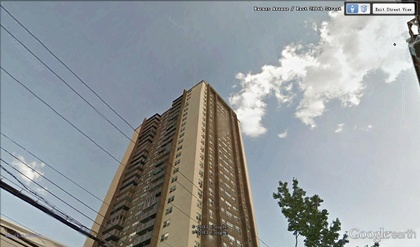
%> input picture example_street_image.jpg, 420 x 247 px, shrunk from 1116 x 657 before the run
$ octave demo.m   (GNU Octave 9; MATLAB toolbox functions it lacks are replaced by stand-ins)
%> lines starting %> are read from the running program, lines starting %| are printed output that depends on the picture; in (x1, y1, x2, y2) boxes, pixels count from 0 and x2, y2 are one past the last pixel; in counts of white or black regions, pixels touching at a corner belong together; the program's own positions count from 1
%> further down, img is the input picture: size 247x420x3 uint8; mean R, G, B 149.2, 154.8, 157.4
### street_image_proc/imgSegmentation.m
function [ L ] = imgSegmentation( img,display )
%> called with display = 0
%convert to gray
I=rgb2gray(img);
%detect gradient
hy=fspecial('sobel');
hx=hy';
Iy=imfilter(double(I),hy,'replicate');
Ix=imfilter(double(I),hx,'replicate');
gradmag=sqrt(Ix.^2+Iy.^2);
%opening and closing
se=strel('disk',20);
Io=imopen(I,se);
Ie=imerode(I,se);
Iobr=imreconstruct(Ie,I);
Ioc=imclose(Io,se);
Iobrd=imdilate(Iobr,se);
Iobrcbr=imreconstruct(imcomplement(Iobrd),imcomplement(Iobr));
Iobrcbr=imcomplement(Iobrcbr);
fgm=imregionalmax(Iobrcbr);
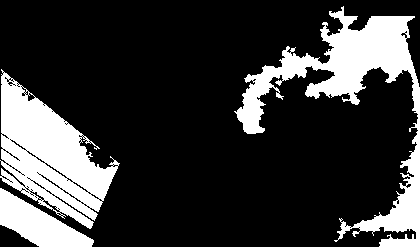
%> fgm: size 247x420 logical; 21.8% white; 3 white regions, box (x1, y1, x2, y2) and area: (234, 6, 420, 247) 10832, (0, 69, 120, 229) 9175, (0, 188, 94, 247) 2643
se2=strel(ones(5,5));
fgm2=imclose(fgm,se2);
%> fgm2: size 247x420 logical; 23.4% white; 2 white regions, box (x1, y1, x2, y2) and area: (0, 69, 120, 247) 12751, (234, 6, 420, 247) 11561
fgm3=imerode(fgm2,se2);
%> fgm3: size 247x420 logical; 18.9% white; 3 white regions, box (x1, y1, x2, y2) and area: (0, 75, 116, 247) 11153, (239, 13, 413, 132) 6149, (342, 78, 420, 247) 2321
fgm4=bwareaopen(fgm3,20);
%compute background markers
bw=im2bw(Iobrcbr,graythresh(Iobrcbr));
%> bw: size 247x420 logical; 36.2% white; 1 white region, box (x1, y1, x2, y2) and area: (227, 1, 420, 247) 37591
D=bwdist(bw);
DL=watershed(D);
%> DL: size 247x420 uint8; every value is 1
bgm=DL==0;
%> bgm: size 247x420 logical; every value is 0
%watershed
gradmag2=imimposemin(gradmag,bgm|fgm4);
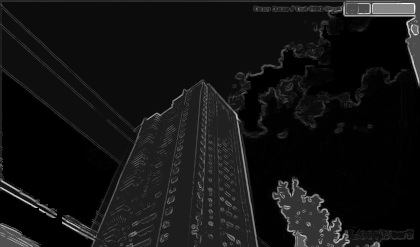
%> gradmag2: size 247x420 double; 18.92% of the values are NaN or infinite; the others: min 1.02, max 1019, mean 97.71; drawn with min black, max white, NaN and infinite black
L=watershed(gradmag2);
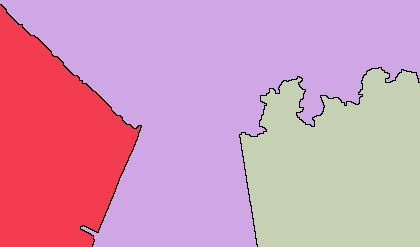
%> L: size 247x420 uint8; 4 distinct labels, from 0 to 3; one colour per label, 0 black
%visualize
Lrgb=label2rgb(L,'jet','w','shuffle');
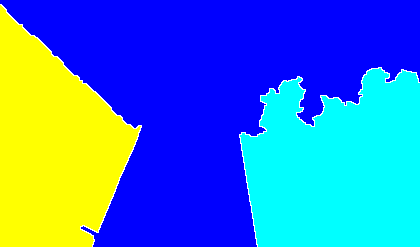
%> Lrgb: size 247x420x3 uint8; mean R, G, B 56.1, 120.2, 201.7
if display==1
    figure,imshow(I),hold on
    himage=imshow(Lrgb);
    set(himage,'AlphaData',0.5);
end
end

### street_image_proc/segSel.m
function [ newimg,mask ] = segSel( img,L )
% selL=L(round(size(L,1)/2),round(size(L,2)/2));
middley=round(size(L,1)/2);
%> middley = 124
middlex=round(size(L,2)/2);
%> middlex = 210
middle=L(middley-10:middley+10,middlex-10:middlex+10);
%> middle: size 21x21 uint8; every value is 2
Ls=unique(middle);
%> Ls = 2
mask=(L==Ls(1));
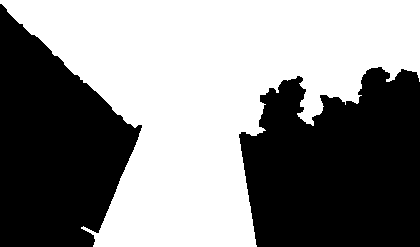
%> mask: size 247x420 logical; 52.9% white; 2 black regions, box (x1, y1, x2, y2) and area: (239, 67, 420, 247) 26727, (0, 4, 142, 247) 22183
for ii=1:length(Ls)
    mask=mask|(L==Ls(ii));
end
%> this loop made 1 pass
imgr=img(:,:,1);
imgg=img(:,:,2);
imgb=img(:,:,3);
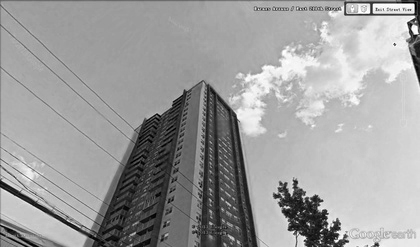
%> imgb: size 247x420 uint8; min 0, max 255, mean 157.4
newr=zeros(size(img,1),size(img,2));
newg=zeros(size(img,1),size(img,2));
newb=zeros(size(img,1),size(img,2));
newr(mask)=imgr(mask);
newg(mask)=imgg(mask);
newb(mask)=imgb(mask);
newimg=img;
newimg(:,:,1)=newr;
newimg(:,:,2)=newg;
newimg(:,:,3)=newb;
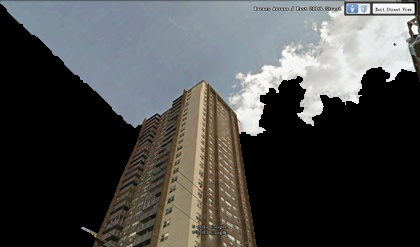
%> newimg: size 247x420x3 uint8; mean R, G, B 74.2, 75.2, 74.5
end

### street_image_proc/lineSegDet.m
function [ lines ] = lineSegDet( img,display )
%> called with display = 0
grayimg=rgb2gray(img);
addpath('./lsd-1.5/');
%> the run ends on the next line
lines=lsd(double(grayimg));

if display==1
    imshow(img);
    hold on;
    for ii=1:length(lines)
        plot([lines(ii,1) lines(ii,3)],[lines(ii,2) lines(ii,4)],'Color','g','LineWidth',1);
    end
    hold off;
end
end

### street_image_proc/run.m
%image segmentation
[ L ] = imgSegmentation( img,0 );
%select central segment
[ newimg,mask ] = segSel( img,L );
%line segment detection
[ lines ] = lineSegDet( newimg,0 );
[ lines ] = filtericons( newimg,lines,0 );
%vp detection
save('lines.tmp', 'lines', '-ascii', '-tabs');
%disp(['[vpdetection] begin, might take a while, please wait...']);
tic
[status, result] = system('vpdetection lines.tmp lines.out');
t = toc;
%disp(['[vpdetection] end, ',num2str(t),' seconds elapsed.']);
out = load('lines.out');
lines = out(:,1:4);
labels = uint8(out(:,5)+1);
%find vp
[ vp,verla ] = findVP( newimg,lines,labels );
%find long lines
longlinenum=min(size(lines,1),70);
[ longlines,longind ] = selLong( newimg,lines,longlinenum,0 );
%detect left & right bounds
[ segsignal,colorsignal,inmasksignal ] = findBuildingRegion( newimg,lines,labels,vp,mask,longind,verla,0 );
[ finalprob,leftbound,rightbound ] = findBuildingFinal( newimg,segsignal,colorsignal,inmasksignal,0 );
[ lbfinal,rbfinal,cutlines,cutlabels,vervp ] = findBuildingImpr( newimg,vp,verla,lines,labels,leftbound,rightbound,longind,0 );
%detect middle corner
[ middleline ] = findMiddleLine( newimg,lbfinal,rbfinal,cutlines,cutlabels,vervp,verla,vp,mask,0 );
%find 1-d positions
[ horiVPHeight,finalcornerpos ] = findHoriVP( img,vp,verla,cutlabels,lbfinal,rbfinal,middleline,1 );

### demo.m
img=imread('example_street_image.jpg');
cd ./street_image_proc/
run
